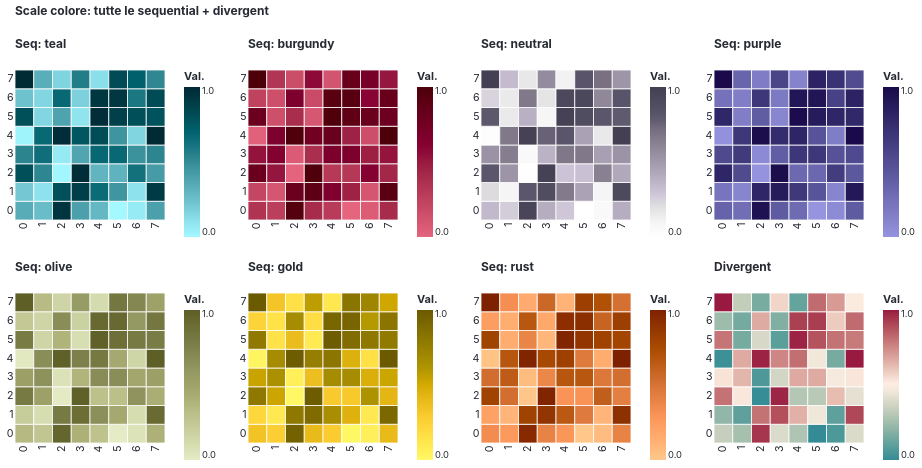

The notebook cell this image was saved under:
### Code cell
# Small multiples: tutte le scale sequenziali + divergente, in 4 colonne
import numpy as np
import pandas as pd
import altair as alt

mbs.enable_altair_theme()

# Ottieni configurazioni heatmap dai token
axis_cfg = mbs.get_heatmap_axis_config()

# Dati per heatmap
data_seq = pd.DataFrame({
    'X': np.tile(np.arange(8), 8),
    'Y': np.repeat(np.arange(8), 8),
    'Value': np.random.rand(64)
})

# Elenco scale dai token (senza categorical)
sequential_names = ['teal', 'burgundy', 'neutral', 'purple', 'olive', 'gold', 'rust']
# Aggiungi anche la divergente
all_scales = sequential_names + ['divergent']

# Costruisci le chart
charts = []
for name in all_scales:
    scale_colors = mbs.get_color_scale(name)
    chart = alt.Chart(data_seq).mark_rect().encode(
        x=alt.X('X:O', title=None, axis=alt.Axis(**axis_cfg['x'])),
    y=alt.Y('Y:O', title=None, axis=alt.Axis(**axis_cfg['y']), scale=alt.Scale(reverse=True)),
        color=alt.Color('Value:Q', scale=alt.Scale(range=scale_colors), title='Val.'),
    ).properties(
        title=(f'Seq: {name}' if name != 'divergent' else 'Divergent'),
        width=150,
        height=150,
    )
    charts.append(chart)

# Organizza in 4 colonne (griglia)
rows = []
for i in range(0, len(charts), 4):
    row = alt.hconcat(*charts[i:i+4]).resolve_scale(color='independent')
    rows.append(row)

grid = alt.vconcat(*rows).properties(title='Scale colore: tutte le sequential + divergent')
grid

### Figure 1 — Vega-Lite specification as saved in the notebook (floating-point values rounded to 4 significant figures)
{"config": {"background": "#ffffff", "font": "Inter, sans-serif", "mark": {"color": "#348b96"}, "rect": {"stroke": "#ffffff", "strokeWidth": 0.8, "cornerRadius": 0.0}, "title": {"color": "#262A33", "anchor": "start", "dy": -15, "fontSize": 12.0, "font": "Inter, sans-serif", "fontWeight": "700", "frame": "group"}, "axis": {"labelColor": "#262A33", "labelFontSize": 12.0, "labelFont": "Inter, sans-serif", "labelFontWeight": "400", "titleColor": "#262A33", "titleFontSize": 12.0, "titleFont": "Inter, sans-serif", "titleFontWeight": "400", "grid": true, "gridColor": "#e0e0e0", "labelAngle": 0, "domainWidth": 1.067, "labelPadding": 2, "tickWidth": 1.067}, "axisX": {"grid": false, "ticks": true, "tickSize": 5.333, "tickWidth": 1.067, "tickColor": "#262A33", "domainWidth": 1.067}, "axisY": {"grid": true, "gridWidth": 1.067, "gridColor": "#e0e0e0", "ticks": false, "tickSize": 0, "domain": false}, "legend": {"labelFontSize": 9.333, "padding": 1, "symbolType": "square", "labelFont": "Inter, sans-serif", "titleFont": "Inter, sans-serif"}, "style": {"guide-label": {"font": "Inter, sans-serif", "fill": "#262A33"}, "guide-title": {"font": "Inter, sans-serif", "fill": "#262A33"}}, "range": {"category": ["#348b96", "#981a40", "#534e93", "#a0a369", "#d5aa00", "#7b7284", "#d67335"], "diverging": ["#348b96", "#5ea09c", "#8bb4a6", "#b5c7b5", "#dcdbcb", "#fff1e6", "#ebc7bc", "#d89d97", "#c47375", "#af4958", "#981a40"], "ordinal": ["#a4f8ff", "#8ee2ed", "#77cbd7", "#61b5c0", "#4ba0ab", "#348b96", "#187681", "#00626d", "#004f59", "#003c46", "#002a34"], "ramp": ["#a4f8ff", "#8ee2ed", "#77cbd7", "#61b5c0", "#4ba0ab", "#348b96", "#187681", "#00626d", "#004f59", "#003c46", "#002a34"], "heatmap": ["#a4f8ff", "#8ee2ed", "#77cbd7", "#61b5c0", "#4ba0ab", "#348b96", "#187681", "#00626d", "#004f59", "#003c46", "#002a34"], "teal": ["#a4f8ff", "#8ee2ed", "#77cbd7", "#61b5c0", "#4ba0ab", "#348b96", "#187681", "#00626d", "#004f59", "#003c46", "#002a34"], "burgundy": ["#e5647e", "#d55671", "#c54864", "#b63a58", "#a72b4b", "#981a40", "#880134", "#790029", "#6b001e", "#5c0013", "#4d0009"], "neutral": ["#ffffff", "#f5f5f5", "#e0e0e0", "#ccc2d6", "#b7adc1", "#a299ac", "#8e8597", "#7b7284", "#5b566b", "#4f4b5f", "#443f53"], "purple": ["#9694df", "#8885cf", "#7a77c0", "#6d69b1", "#5f5ba1", "#534e93", "#464084", "#3a3375", "#2f2667", "#241959", "#1a0a4b"], "olive": ["#e5ecC5", "#d6ddb1", "#c8ce9d", "#bcc08a", "#aeb177", "#a0a369", "#939761", "#858852", "#777a43", "#6a6c34", "#5d5f26"], "gold": ["#fff865", "#ffe952", "#ffd93f", "#f9ca2d", "#e8ba1a", "#d5aa00", "#b29700", "#a08700", "#8e7800", "#7c6900", "#6b5a00"], "rust": ["#ffc78a", "#ffb579", "#ffa468", "#fa9357", "#e88346", "#d67335", "#c46221", "#b25205", "#a04200", "#8f3200", "#7e2100"]}, "point": {"filled": true, "size": 48.07}, "line": {"strokeWidth": 2.0, "strokeCap": "round", "strokeJoin": "round"}, "view": {"stroke": "transparent", "continuousWidth": 413.3, "continuousHeight": 306.7, "discreteWidth": 413.3, "discreteHeight": 306.7}}, "vconcat": [{"hconcat": [{"mark": {"type": "rect"}, "encoding": {"color": {"field": "Value", "scale": {"range": ["#a4f8ff", "#8ee2ed", "#77cbd7", "#61b5c0", "#4ba0ab", "#348b96", "#187681", "#00626d", "#004f59", "#003c46", "#002a34"]}, "title": "Val.", "type": "quantitative"}, "x": {"axis": {"domain": false, "grid": false, "labelAngle": -90, "labelFontSize": 10.67, "ticks": false}, "field": "X", "title": null, "type": "ordinal"}, "y": {"axis": {"domain": false, "grid": false, "labelFontSize": 10.67, "ticks": false}, "field": "Y", "scale": {"reverse": true}, "title": null, "type": "ordinal"}}, "height": 150, "title": "Seq: teal", "width": 150}, {"mark": {"type": "rect"}, "encoding": {"color": {"field": "Value", "scale": {"range": ["#e5647e", "#d55671", "#c54864", "#b63a58", "#a72b4b", "#981a40", "#880134", "#790029", "#6b001e", "#5c0013", "#4d0009"]}, "title": "Val.", "type": "quantitative"}, "x": {"axis": {"domain": false, "grid": false, "labelAngle": -90, "labelFontSize": 10.67, "ticks": false}, "field": "X", "title": null, "type": "ordinal"}, "y": {"axis": {"domain": false, "grid": false, "labelFontSize": 10.67, "ticks": false}, "field": "Y", "scale": {"reverse": true}, "title": null, "type": "ordinal"}}, "height": 150, "title": "Seq: burgundy", "width": 150}, {"mark": {"type": "rect"}, "encoding": {"color": {"field": "Value", "scale": {"range": ["#ffffff", "#f5f5f5", "#e0e0e0", "#ccc2d6", "#b7adc1", "#a299ac", "#8e8597", "#7b7284", "#5b566b", "#4f4b5f", "#443f53"]}, "title": "Val.", "type": "quantitative"}, "x": {"axis": {"domain": false, "grid": false, "labelAngle": -90, "labelFontSize": 10.67, "ticks": false}, "field": "X", "title": null, "type": "ordinal"}, "y": {"axis": {"domain": false, "grid": false, "labelFontSize": 10.67, "ticks": false}, "field": "Y", "scale": {"reverse": true}, "title": null, "type": "ordinal"}}, "height": 150, "title": "Seq: neutral", "width": 150}, {"mark": {"type": "rect"}, "encoding": {"color": {"field": "Value", "scale": {"range": ["#9694df", "#8885cf", "#7a77c0", "#6d69b1", "#5f5ba1", "#534e93", "#464084", "#3a3375", "#2f2667", "#241959", "#1a0a4b"]}, "title": "Val.", "type": "quantitative"}, "x": {"axis": {"domain": false, "grid": false, "labelAngle": -90, "labelFontSize": 10.67, "ticks": false}, "field": "X", "title": null, "type": "ordinal"}, "y": {"axis": {"domain": false, "grid": false, "labelFontSize": 10.67, "ticks": false}, "field": "Y", "scale": {"reverse": true}, "title": null, "type": "ordinal"}}, "height": 150, "title": "Seq: purple", "width": 150}], "resolve": {"scale": {"color": "independent"}}}, {"hconcat": [{"mark": {"type": "rect"}, "encoding": {"color": {"field": "Value", "scale": {"range": ["#e5ecC5", "#d6ddb1", "#c8ce9d", "#bcc08a", "#aeb177", "#a0a369", "#939761", "#858852", "#777a43", "#6a6c34", "#5d5f26"]}, "title": "Val.", "type": "quantitative"}, "x": {"axis": {"domain": false, "grid": false, "labelAngle": -90, "labelFontSize": 10.67, "ticks": false}, "field": "X", "title": null, "type": "ordinal"}, "y": {"axis": {"domain": false, "grid": false, "labelFontSize": 10.67, "ticks": false}, "field": "Y", "scale": {"reverse": true}, "title": null, "type": "ordinal"}}, "height": 150, "title": "Seq: olive", "width": 150}, {"mark": {"type": "rect"}, "encoding": {"color": {"field": "Value", "scale": {"range": ["#fff865", "#ffe952", "#ffd93f", "#f9ca2d", "#e8ba1a", "#d5aa00", "#b29700", "#a08700", "#8e7800", "#7c6900", "#6b5a00"]}, "title": "Val.", "type": "quantitative"}, "x": {"axis": {"domain": false, "grid": false, "labelAngle": -90, "labelFontSize": 10.67, "ticks": false}, "field": "X", "title": null, "type": "ordinal"}, "y": {"axis": {"domain": false, "grid": false, "labelFontSize": 10.67, "ticks": false}, "field": "Y", "scale": {"reverse": true}, "title": null, "type": "ordinal"}}, "height": 150, "title": "Seq: gold", "width": 150}, {"mark": {"type": "rect"}, "encoding": {"color": {"field": "Value", "scale": {"range": ["#ffc78a", "#ffb579", "#ffa468", "#fa9357", "#e88346", "#d67335", "#c46221", "#b25205", "#a04200", "#8f3200", "#7e2100"]}, "title": "Val.", "type": "quantitative"}, "x": {"axis": {"domain": false, "grid": false, "labelAngle": -90, "labelFontSize": 10.67, "ticks": false}, "field": "X", "title": null, "type": "ordinal"}, "y": {"axis": {"domain": false, "grid": false, "labelFontSize": 10.67, "ticks": false}, "field": "Y", "scale": {"reverse": true}, "title": null, "type": "ordinal"}}, "height": 150, "title": "Seq: rust", "width": 150}, {"mark": {"type": "rect"}, "encoding": {"color": {"field": "Value", "scale": {"range": ["#348b96", "#5ea09c", "#8bb4a6", "#b5c7b5", "#dcdbcb", "#fff1e6", "#ebc7bc", "#d89d97", "#c47375", "#af4958", "#981a40"]}, "title": "Val.", "type": "quantitative"}, "x": {"axis": {"domain": false, "grid": false, "labelAngle": -90, "labelFontSize": 10.67, "ticks": false}, "field": "X", "title": null, "type": "ordinal"}, "y": {"axis": {"domain": false, "grid": false, "labelFontSize": 10.67, "ticks": false}, "field": "Y", "scale": {"reverse": true}, "title": null, "type": "ordinal"}}, "height": 150, "title": "Divergent", "width": 150}], "resolve": {"scale": {"color": "independent"}}}], "data": {"name": "data-2c5d780957c727c363f202a3963f38a7"}, "title": "Scale colore: tutte le sequential + divergent", "$schema": "https://vega.github.io/schema/vega-lite/v5.20.1.json", "datasets": {"data-2c5d780957c727c363f202a3963f38a7": [{"X": 0, "Y": 0, "Value": 0.34}, {"X": 1, "Y": 0, "Value": 0.264}, {"X": 2, "Y": 0, "Value": 0.9194}, {"X": 3, "Y": 0, "Value": 0.3935}, {"X": 4, "Y": 0, "Value": 0.2846}, {"X": 5, "Y": 0, "Value": 0.01054}, {"X": 6, "Y": 0, "Value": 0.06737}, {"X": 7, "Y": 0, "Value": 0.393}, {"X": 0, "Y": 1, "Value": 0.2179}, {"X": 1, "Y": 1, "Value": 0.1083}, {"X": 2, "Y": 1, "Value": 0.7801}, {"X": 3, "Y": 1, "Value": 0.8596}, {"X": 4, "Y": 1, "Value": 0.6407}, {"X": 5, "Y": 1, "Value": 0.4469}, {"X": 6, "Y": 1, "Value": 0.1066}, {"X": 7, "Y": 1, "Value": 0.8798}, {"X": 0, "Y": 2, "Value": 0.7804}, {"X": 1, "Y": 2, "Value": 0.514}, {"X": 2, "Y": 2, "Value": 0.0173}, {"X": 3, "Y": 2, "Value": 0.9554}, {"X": 4, "Y": 2, "Value": 0.2967}, {"X": 5, "Y": 2, "Value": 0.3077}, {"X": 6, "Y": 2, "Value": 0.6096}, {"X": 7, "Y": 2, "Value": 0.4182}, {"X": 0, "Y": 3, "Value": 0.5223}, {"X": 1, "Y": 3, "Value": 0.6267}, {"X": 2, "Y": 3, "Value": 0.07146}, {"X": 3, "Y": 3, "Value": 0.3727}, {"X": 4, "Y": 3, "Value": 0.655}, {"X": 5, "Y": 3, "Value": 0.6521}, {"X": 6, "Y": 3, "Value": 0.4616}, {"X": 7, "Y": 3, "Value": 0.5178}, {"X": 0, "Y": 4, "Value": 0.03152}, {"X": 1, "Y": 4, "Value": 0.654}, {"X": 2, "Y": 4, "Value": 0.9559}, {"X": 3, "Y": 4, "Value": 0.7361}, {"X": 4, "Y": 4, "Value": 0.7888}, {"X": 5, "Y": 4, "Value": 0.4505}, {"X": 6, "Y": 4, "Value": 0.1596}, {"X": 7, "Y": 4, "Value": 0.9709}, {"X": 0, "Y": 5, "Value": 0.7736}, {"X": 1, "Y": 5, "Value": 0.1574}, {"X": 2, "Y": 5, "Value": 0.3815}, {"X": 3, "Y": 5, "Value": 0.09968}, {"X": 4, "Y": 5, "Value": 0.9564}, {"X": 5, "Y": 5, "Value": 0.8551}, {"X": 6, "Y": 5, "Value": 0.7802}, {"X": 7, "Y": 5, "Value": 0.7643}, {"X": 0, "Y": 6, "Value": 0.243}, {"X": 1, "Y": 6, "Value": 0.1548}, {"X": 2, "Y": 6, "Value": 0.6518}, {"X": 3, "Y": 6, "Value": 0.1796}, {"X": 4, "Y": 6, "Value": 0.8952}, {"X": 5, "Y": 6, "Value": 0.9001}, {"X": 6, "Y": 6, "Value": 0.5781}, {"X": 7, "Y": 6, "Value": 0.7975}, {"X": 0, "Y": 7, "Value": 0.9713}, {"X": 1, "Y": 7, "Value": 0.3285}, {"X": 2, "Y": 7, "Value": 0.1639}, {"X": 3, "Y": 7, "Value": 0.5557}, {"X": 4, "Y": 7, "Value": 0.1209}, {"X": 5, "Y": 7, "Value": 0.7977}, {"X": 6, "Y": 7, "Value": 0.6896}, {"X": 7, "Y": 7, "Value": 0.5081}]}}
